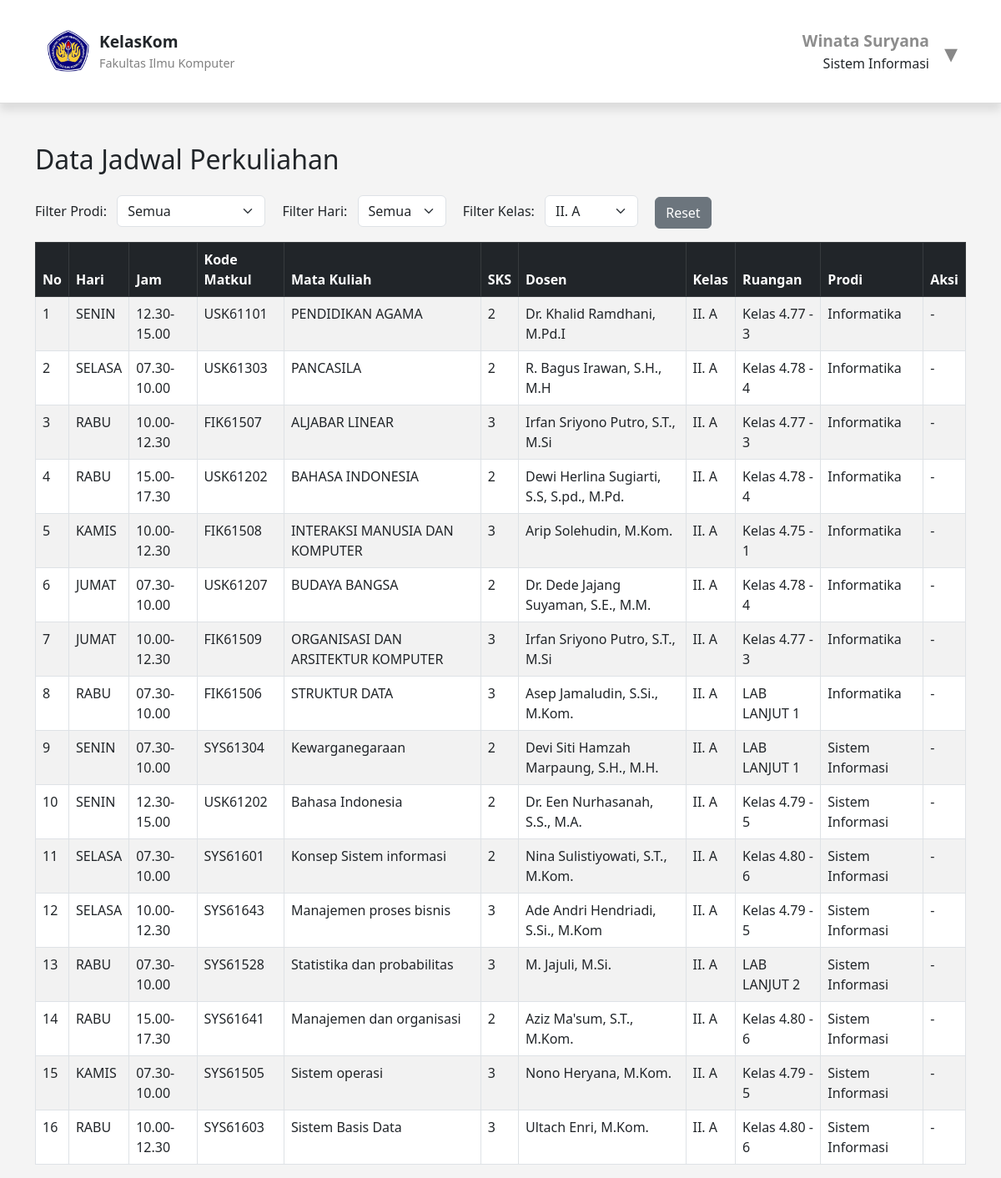
Page /KelasKom/PHP/TampilanJadwalKelas.php?kelas=II. A (signed in) on the committed database.
### tables this page shows
CREATE TABLE `dosmhs` (
  `id_dosmhs` int(11) NOT NULL,
  `username` varchar(50) NOT NULL,
  `prodi` varchar(50) NOT NULL,
  `password` varchar(100) NOT NULL
);

CREATE TABLE `jadwal_matkul` (
  `id` int(11) NOT NULL,
  `hari` varchar(20) NOT NULL,
  `jam` varchar(20) NOT NULL,
  `kode_matkul` varchar(20) NOT NULL,
  `mata_kuliah` varchar(100) NOT NULL,
  `sks` int(1) NOT NULL,
  `dosen` varchar(100) NOT NULL,
  `kelas` varchar(20) NOT NULL,
  `ruangan` varchar(20) NOT NULL,
  `prodi` varchar(20) NOT NULL
);

### KelasKom/PHP/TampilanJadwalKelas.php (the view, shortened to what this page needs)
<?php
include 'DbKelasKom.php';
$userType = '';
$userIdentifier = '';
if (isset($_SESSION['username'])) {
    $username = mysqli_real_escape_string($conn, $_SESSION['username']);
    $query_admin = mysqli_query($conn, "SELECT username FROM admin WHERE username = '$username'");
    if (mysqli_num_rows($query_admin) > 0) {
        $userType = 'Admin';
        $userIdentifier = $username;
    } else {
        $query_dosmhs = mysqli_query($conn, "SELECT username, prodi FROM dosmhs WHERE username = '$username'");
        if ($data = mysqli_fetch_assoc($query_dosmhs)) {
            $prodi = $data['prodi'];
            $query_dosen = mysqli_query($conn, "SELECT dosen FROM jadwal_matkul WHERE dosen = '$username'");
            if (mysqli_num_rows($query_dosen) > 0) {
                $userType = 'Dosen';
                $userIdentifier = $username;
            } else {
                $userType = ($prodi === 'Sistem Informasi' ? 'Sistem Informasi' : 'Informatika');
                $userIdentifier = $data['username'];
            }
        }
    }
}
$kelas_filter = isset($_GET['kelas']) ? $_GET['kelas'] : '';
$query = "SELECT * FROM jadwal_matkul";
$conditions = [];
$params = [];
$types = '';
if ($kelas_filter) {
    $conditions[] = "kelas = ?";
    $params[] = $kelas_filter;
    $types .= 's';
}
if (!empty($conditions)) {
    $query .= " WHERE " . implode(" AND ", $conditions);
}
$stmt = $conn->prepare($query);
if (!empty($params)) {
    $stmt->bind_param($types, ...$params);
}
$stmt->execute();
$result = $stmt->get_result();
$kelas_options = mysqli_query($conn, "SELECT DISTINCT kelas FROM jadwal_matkul ORDER BY kelas");
?>
<!DOCTYPE html>
<html>
<head>
    <link href="https://cdn.jsdelivr.net/npm/bootstrap@5.3.0/dist/css/bootstrap.min.css" rel="stylesheet">
    <link rel="stylesheet" href="../CSS/JadwalKelas.css">
</head>
<body>
    <header>
        <div class="logo-section">
            <img src="../PIC/logo.png" alt="Logo Fasilkom" />
            <div class="logo-text">
                <span>KelasKom</span>
                <span>Fakultas Ilmu Komputer</span>
            </div>
        </div>
        <div class="user-dropdown">
            <label for="toggle-dropdown" class="user-label">
                <div class="user-label-content">
                    <div class="user-info">
                        <strong><?php echo htmlspecialchars($userIdentifier); ?></strong><br />
                        <?php echo htmlspecialchars($userType); ?>
                    </div>
                    <span class="arrow">▾</span>
                </div>
            </label>
        </div>
    </header>
    <div class="container mt-5">
        <h2 class="mb-4">Data Jadwal Perkuliahan</h2>
        <div class="mb-3">
            <form method="GET" class="d-inline">
                <label for="prodi" class="me-2">Filter Prodi:</label>
                <select name="prodi" id="prodi" class="form-select d-inline w-auto" onchange="this.form.submit()">
                    <option value="">Semua</option>
                </select>
                <label for="hari" class="me-2 ms-3">Filter Hari:</label>
                <select name="hari" id="hari" class="form-select d-inline w-auto" onchange="this.form.submit()">
                    <option value="">Semua</option>
                </select>
                <label for="kelas" class="me-2 ms-3">Filter Kelas:</label>
                <select name="kelas" id="kelas" class="form-select d-inline w-auto" onchange="this.form.submit()">
                    <?php while ($kelas_row = mysqli_fetch_assoc($kelas_options)): ?>
                        <option value="<?= htmlspecialchars($kelas_row['kelas']) ?>" <?= $kelas_filter == $kelas_row['kelas'] ? 'selected' : '' ?>>
                            <?= htmlspecialchars($kelas_row['kelas']) ?>
                        </option>
                    <?php endwhile; ?>
                </select>
                <a href="TampilanJadwalKelas.php" class="btn btn-secondary ms-3">Reset</a>
            </form>
        </div>
        <table class="table table-bordered table-striped">
            <thead class="table-dark">
                <tr>
                    <th>No</th>
                    <th>Hari</th>
                    <th>Jam</th>
                    <th>Kode Matkul</th>
                    <th>Mata Kuliah</th>
                    <th>SKS</th>
                    <th>Dosen</th>
                    <th>Kelas</th>
                    <th>Ruangan</th>
                    <th>Prodi</th>
                    <th>Aksi</th>
                </tr>
            </thead>
            <tbody>
                <?php
                $no = 1;
                if ($result->num_rows > 0) {
                    while ($row = $result->fetch_assoc()) {
                        echo "<tr>
                            <td>$no</td>
                            <td>" . htmlspecialchars($row['hari']) . "</td>
                            <td>" . htmlspecialchars($row['jam']) . "</td>
                            <td>" . htmlspecialchars($row['kode_matkul']) . "</td>
                            <td>" . htmlspecialchars($row['mata_kuliah']) . "</td>
                            <td>" . htmlspecialchars($row['sks']) . "</td>
                            <td>" . htmlspecialchars($row['dosen']) . "</td>
                            <td>" . htmlspecialchars($row['kelas']) . "</td>
                            <td>" . htmlspecialchars($row['ruangan']) . "</td>
                            <td>" . htmlspecialchars($row['prodi']) . "</td>
                            <td>";
                        if ($userType === 'Admin') {
                            echo "<a href='EditJadwalKelas.php?id={$row['id']}' class='btn btn-warning btn-sm'>Edit</a>
                                  <a href='HapusJadwalKelas.php?id={$row['id']}' class='btn btn-danger btn-sm' onclick='return confirm(\"Yakin ingin menghapus?\")'>Hapus</a>";
                        } else {
                            echo "-";
                        }
                        echo "</td>
                        </tr>";
                        $no++;
                    }
                } else {
                    echo "<tr><td colspan='11' class='text-center'>Tidak ada data jadwal yang ditemukan.</td></tr>";
                }
                ?>
            </tbody>
        </table>
    </div>
</body>
</html>

### KelasKom/CSS/JadwalKelas.css (style rules this page uses)
* { box-sizing: border-box; text-decoration: none; }
body { margin: 0; font-family: 'Segoe UI', sans-serif; background: #f4f4f4; }
header { display: flex; justify-content: space-between; align-items: center; padding: 35px 32px; background-color: white; border-bottom: 1px solid #ddd; background-color: white; box-shadow: 0 8px 10px rgba(0, 0, 0, 0.1); }
.logo-section { display: flex; align-items: center; padding-left: 25px; }
.logo-section img { width: 50px; height: 50px; margin-right: 12px; }
.logo-text { display: flex; flex-direction: column; }
.logo-text span:first-child { font-weight: bold; font-size: 1.2em; }
.logo-text span:last-child { font-size: 0.9em; color: gray; }
.user-info { text-align: right; margin-right: 32px; }
.user-info strong { font-size: 1.2em; color: #8d8d8d; }
.user-dropdown { position: relative; display: inline-block; }
.user-label { cursor: pointer; display: inline-block; text-align: right; }
.user-label-content { display: flex; align-items: center; gap: 6px; }
.arrow { margin-left: -20px; margin-right: 20px; font-size: 2.0em; color: #888; position: relative; top: 2px; cursor: pointer; transition: color 0.2s ease; }

### rows in the picture
dosmhs: username "Winata Suryana", prodi "Sistem Informasi"
jadwal_matkul: hari "SENIN", jam "12.30-15.00", kode_matkul "USK61101", mata_kuliah "PENDIDIKAN AGAMA", sks "2", dosen "Dr. Khalid Ramdhani, M.Pd.I", kelas "II. A", ruangan "Kelas 4.77 - 3", prodi "Informatika"
jadwal_matkul: hari "SELASA", jam "07.30-10.00", kode_matkul "USK61303", mata_kuliah "PANCASILA", sks "2", dosen "R. Bagus Irawan, S.H., M.H", kelas "II. A", ruangan "Kelas 4.78 - 4", prodi "Informatika"
jadwal_matkul: hari "RABU", jam "10.00-12.30", kode_matkul "FIK61507", mata_kuliah "ALJABAR LINEAR", sks "3", dosen "Irfan Sriyono Putro, S.T., M.Si", kelas "II. A", ruangan "Kelas 4.77 - 3", prodi "Informatika"
jadwal_matkul: hari "RABU", jam "15.00-17.30", kode_matkul "USK61202", mata_kuliah "BAHASA INDONESIA", sks "2", dosen "Dewi Herlina Sugiarti, S.S, S.pd., M.Pd.", kelas "II. A", ruangan "Kelas 4.78 - 4", prodi "Informatika"
jadwal_matkul: hari "KAMIS", jam "10.00-12.30", kode_matkul "FIK61508", mata_kuliah "INTERAKSI MANUSIA DAN KOMPUTER", sks "3", dosen "Arip Solehudin, M.Kom.", kelas "II. A", ruangan "Kelas 4.75 - 1", prodi "Informatika"
jadwal_matkul: hari "JUMAT", jam "07.30-10.00", kode_matkul "USK61207", mata_kuliah "BUDAYA BANGSA", sks "2", dosen "Dr. Dede Jajang Suyaman, S.E., M.M.", kelas "II. A", ruangan "Kelas 4.78 - 4", prodi "Informatika"
jadwal_matkul: hari "JUMAT", jam "10.00-12.30", kode_matkul "FIK61509", mata_kuliah "ORGANISASI DAN ARSITEKTUR KOMPUTER", sks "3", dosen "Irfan Sriyono Putro, S.T., M.Si", kelas "II. A", ruangan "Kelas 4.77 - 3", prodi "Informatika"
jadwal_matkul: hari "RABU", jam "07.30-10.00", kode_matkul "FIK61506", mata_kuliah "STRUKTUR DATA", sks "3", dosen "Asep Jamaludin, S.Si., M.Kom.", kelas "II. A", ruangan "LAB LANJUT 1", prodi "Informatika"
jadwal_matkul: hari "SENIN", jam "07.30-10.00", kode_matkul "SYS61304", mata_kuliah "Kewarganegaraan", sks "2", dosen "Devi Siti Hamzah Marpaung, S.H., M.H.", kelas "II. A", ruangan "LAB LANJUT 1", prodi "Sistem Informasi"
jadwal_matkul: hari "SENIN", jam "12.30-15.00", kode_matkul "USK61202", mata_kuliah "Bahasa Indonesia", sks "2", dosen "Dr. Een Nurhasanah, S.S., M.A.", kelas "II. A", ruangan "Kelas 4.79 - 5", prodi "Sistem Informasi"
jadwal_matkul: hari "SELASA", jam "07.30-10.00", kode_matkul "SYS61601", mata_kuliah "Konsep Sistem informasi", sks "2", dosen "Nina Sulistiyowati, S.T., M.Kom.", kelas "II. A", ruangan "Kelas 4.80 - 6", prodi "Sistem Informasi"
jadwal_matkul: hari "SELASA", jam "10.00-12.30", kode_matkul "SYS61643", mata_kuliah "Manajemen proses bisnis", sks "3", dosen "Ade Andri Hendriadi, S.Si., M.Kom", kelas "II. A", ruangan "Kelas 4.79 - 5", prodi "Sistem Informasi"
jadwal_matkul: hari "RABU", jam "07.30-10.00", kode_matkul "SYS61528", mata_kuliah "Statistika dan probabilitas", sks "3", dosen "M. Jajuli, M.Si.", kelas "II. A", ruangan "LAB LANJUT 2", prodi "Sistem Informasi"
jadwal_matkul: hari "RABU", jam "15.00-17.30", kode_matkul "SYS61641", mata_kuliah "Manajemen dan organisasi", sks "2", dosen "Aziz Ma'sum, S.T., M.Kom.", kelas "II. A", ruangan "Kelas 4.80 - 6", prodi "Sistem Informasi"
jadwal_matkul: hari "KAMIS", jam "07.30-10.00", kode_matkul "SYS61505", mata_kuliah "Sistem operasi", sks "3", dosen "Nono Heryana, M.Kom.", kelas "II. A", ruangan "Kelas 4.79 - 5", prodi "Sistem Informasi"
jadwal_matkul: hari "RABU", jam "10.00-12.30", kode_matkul "SYS61603", mata_kuliah "Sistem Basis Data", sks "3", dosen "Ultach Enri, M.Kom.", kelas "II. A", ruangan "Kelas 4.80 - 6", prodi "Sistem Informasi"

### other values in the picture
form field kelas "II. A"
